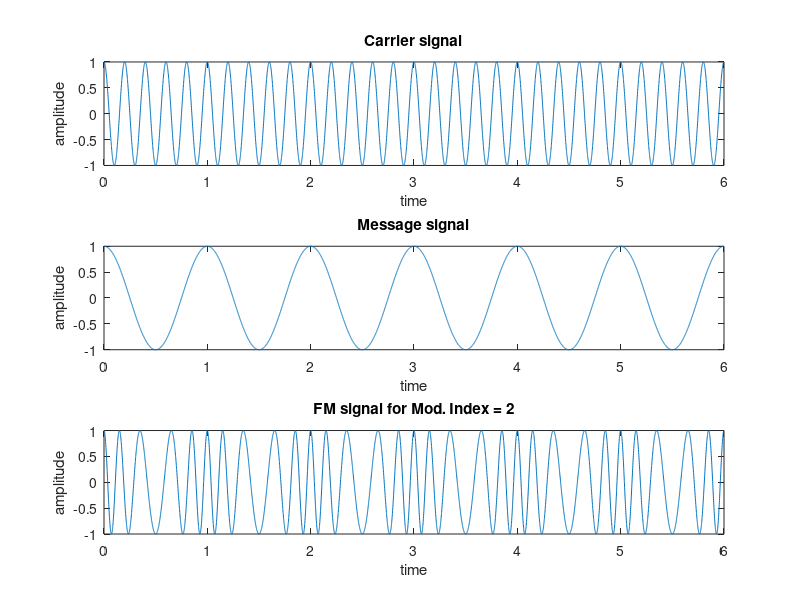

Recreate this plot in MATLAB.
clc; clear all; close all;
%fm = input('Enter the modulating signal frequency, fm = ');
%fc = input('Enter the carrier frequency, fc = ');
%m_index = input('Enter the Modulation index = ');
fm=1
fc=5
m_index=2
t = 0:0.001:6;
ct = cos(2*pi*fc*t); % carrier signal
mt = cos(2*pi*fm*t); % modulating signal
st = cos(2*pi*fc*t + (m_index*sin(2*pi*fm*t))); % FM
subplot(3,1,1)
plot(t,ct)
ylabel('amplitude'); xlabel('time');
title('Carrier signal');
subplot(3,1,2)
plot(t,mt)
ylabel('amplitude'); xlabel('time');
title('Message signal');
subplot(3,1,3)
plot(t,st)
ylabel('amplitude'); xlabel('time');
title(['FM signal for Mod. Index = ', num2str(m_index)]);
